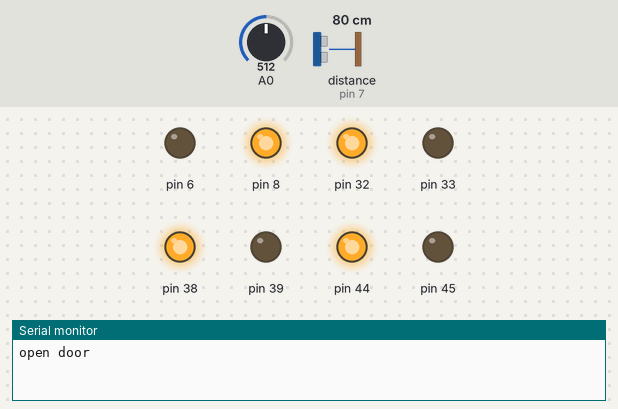
Bench run of a sketch on a simulated Arduino Mega 2560, built with avr-gcc and run on an emulated ATmega2560. On the bench: output pins drawn as LEDs (lit = HIGH), the last lines printed to the serial monitor. The test bench sets the inputs (shaded band); at power-on: A0 = 512, distance to the obstacle (sensor on pin 7) 80 cm. The echo pulse lasts 58.3 µs per cm; WiFi joins after 1.5 s; servers stay silent unless stated.

Above: at 2.7 s.
2.8 s: A0 set to 942
4.3 s: A0 set to 962
At 5.5 s:
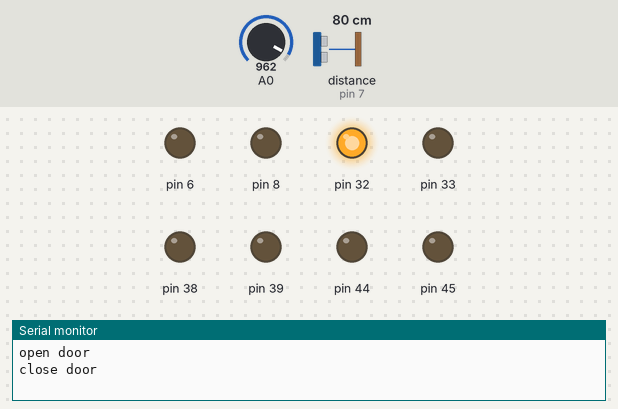
6.0 s: A0 set to 940
At 7.1 s:
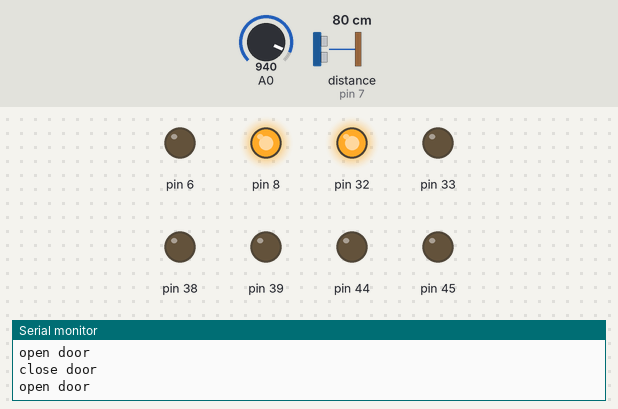
9.2 s: A0 set to 960
At 10.0 s:
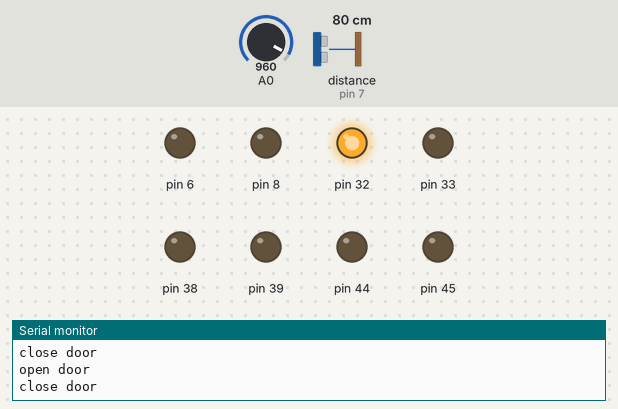
10.7 s: distance to the obstacle (sensor on pin 7) set to 22 cm
12.2 s: distance to the obstacle (sensor on pin 7) set to 18 cm
At 12.9 s:
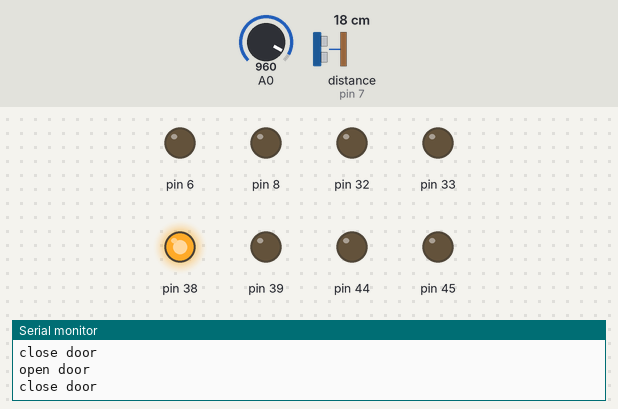
Timing chart, 0 to 14.7 s (numbered marks = the images above; inputs shaded):
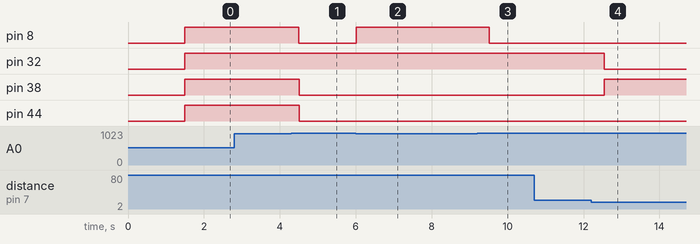

The sketch:

iTrash.ino
```cpp
#include "Scanner.h"
#include "ServerComm.h"
#include "ProximitySensor.h"
#include <SPI.h>
#include <Ethernet.h>

#define MIN_LIGHT 950
#define TRASH_LEVEL_2 20
#define TRASH_LEVEL_3 15

Scanner scanner;
ServerComm serverComm;
ProximitySensor prox_trash(6, 7);

bool trash_open = false;

void setup() {
  Serial.begin(9600);
  scanner.setup();
  serverComm.setup();
  for(int i = 0; i < 3; ++i) {
      pinMode(32+i*6, OUTPUT);
      pinMode(32+i*6+1, OUTPUT);
      digitalWrite(32+i*6, HIGH);
      digitalWrite(32+i*6+1, LOW);
  }
  pinMode(8, OUTPUT);
  digitalWrite(8, LOW);
}

void loop() {
    if(scanner.refresh()) {
        bool post_result = serverComm.sendId(scanner.get_barcode());
        if(post_result) {
            Serial.println("Sent");
        } else {
            Serial.println("Fail");
        }
    }
    int light = analogRead(A0);
    if(light <= MIN_LIGHT && !trash_open) {
        Serial.println("open door");
        digitalWrite(8, HIGH);
        trash_open = true;
    }
    if(light > MIN_LIGHT && trash_open) {
        Serial.println("close door");
        digitalWrite(8, LOW);
        trash_open = false;
    }
    if(!trash_open) {
        int level = 1;
        int trash = prox_trash.read();
        if(trash < TRASH_LEVEL_3) {
            level = 3;
        } else if(trash < TRASH_LEVEL_2) {
            level = 2;
        }
        for(int i = 0; i < 3; ++i) {
            if(i+1 == level) {
                digitalWrite(32+i*6, HIGH);
            } else {
                digitalWrite(32+i*6, LOW);
            }
        }
    }
    delay(500);
}
```

ProximitySensor.cpp
```cpp
#include "ProximitySensor.h"

ProximitySensor::ProximitySensor(int trigger_pin, int echo_pin) {
    pinMode(trigger_pin, OUTPUT);
    pinMode(echo_pin, INPUT);
    this->trigger_pin = trigger_pin;
    this->echo_pin = echo_pin;
}

long ProximitySensor::read() const {
    long duration, distance;
    digitalWrite(trigger_pin, LOW);
    delayMicroseconds(2);
    digitalWrite(trigger_pin, HIGH);
    delayMicroseconds(10);
    digitalWrite(trigger_pin, LOW);
    duration = pulseIn(echo_pin, HIGH);
    distance = (duration/2) / 29.1;
    if(distance >= 200 || distance <= 0){
        return -1;
    } else {
        return distance;
    }
}
```

ProximitySensor.h
```cpp
#ifndef PROXIMITY_SENSOR
#define PROXIMITY_SENSOR

#include <Arduino.h>

class ProximitySensor {
private:
    int trigger_pin;
    int echo_pin;
public:
    ProximitySensor(int trigger_pin, int echo_pin);
    long read() const;
};

#endif
```

Scanner.cpp
```cpp
#include "Scanner.h"

Scanner::Scanner() {

}

void Scanner::setup() {
    Serial1.begin(9600);
}

bool Scanner::refresh() {
    if(Serial1.available()) {
        int i = 0;
        while(i < 49 && Serial1.available()) {
            barcode[i] = Serial1.read();
            ++i;
            delay(10);
        }
        barcode[i-1] = '\0';
        Serial.println(barcode);
        return true;
    } else {
        return false;
    }
}

const char* Scanner::get_barcode() const {
    return barcode;
}
```

Scanner.h
```cpp
#ifndef SCANNER
#define SCANNER

#include <Arduino.h>

class Scanner {
private:
    char barcode[50];
    void convert_result(int result);
public:
    Scanner();
    void setup();
    bool refresh();
    const char* get_barcode() const;
};

#endif
```

ServerComm.cpp
```cpp
#include "ServerComm.h"
#include "Arduino.h"


ServerComm::ServerComm() {
}

void ServerComm::setup() {
    Ethernet.begin(mac);
}

bool ServerComm::sendId(const char* id) {
  client.stop();
  char buffer[50];
  sprintf(buffer, "GET /iTrash/%s/ HTTP/1.0", id);
  if(client.connect(server, serverPort)) {
    Serial.println("connected");
    client.println(buffer);
    Serial.println(buffer);
    client.println("Connection: close");
    client.println();
    return true;
  } else {
    Serial.println("connection failed");
    return false;
  }
}
```

ServerComm.h
```cpp
#ifndef SERVER_COMM
#define SERVER_COMM

#include <SPI.h>
#include <Ethernet.h>
#include "Arduino.h"

class ServerComm {
  private:
    byte mac[6] = {0xDE, 0xAD, 0xBE, 0xEF, 0xFE, 0xED};
    byte server[4] = {192, 168, 77, 92};
    int serverPort = 8080;
    EthernetClient client;
  public:
    ServerComm();
    void setup();
    bool sendId(const char* id);
};

#endif
```

Measured:
- the behaviour switches between 950 and 951 on A0 (found by bisection; images 0 and 1)
- the behaviour switches between 20 and 19 cm on distance to the obstacle (sensor on pin 7) (found by bisection; images 3 and 4)
- after the input at 2.8 s, every drawn part: stays the same
- after the input at 4.3 s, pin 8: HIGH → LOW after 0.20 s; pin 38, pin 44: HIGH → LOW after 0.21 s
- after the input at 6.0 s, pin 8: LOW → HIGH at once
- after the input at 9.2 s, pin 8: HIGH → LOW after 0.32 s
- after the input at 12.2 s, pin 32: HIGH → LOW after 0.34 s; pin 38: LOW → HIGH after 0.34 s
